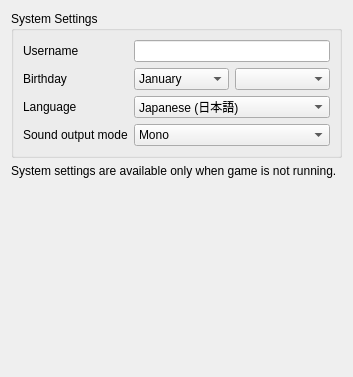
<?xml version="1.0" encoding="UTF-8"?>
<ui version="4.0">
 <class>ConfigureSystem</class>
 <widget class="QWidget" name="ConfigureSystem">
  <property name="geometry">
   <rect>
    <x>0</x>
    <y>0</y>
    <width>300</width>
    <height>377</height>
   </rect>
  </property>
  <property name="windowTitle">
   <string>Form</string>
  </property>
  <layout class="QHBoxLayout" name="horizontalLayout">
   <item>
    <layout class="QVBoxLayout" name="verticalLayout">
     <item>
      <widget class="QGroupBox" name="group_system_settings">
       <property name="title">
        <string>System Settings</string>
       </property>
       <layout class="QGridLayout" name="gridLayout">
        <item row="0" column="0">
         <widget class="QLabel" name="label_username">
          <property name="text">
           <string>Username</string>
          </property>
         </widget>
        </item>
        <item row="0" column="1">
         <widget class="QLineEdit" name="edit_username">
          <property name="sizePolicy">
           <sizepolicy hsizetype="Preferred" vsizetype="Fixed">
            <horstretch>0</horstretch>
            <verstretch>0</verstretch>
           </sizepolicy>
          </property>
         </widget>
        </item>
        <item row="1" column="0">
         <widget class="QLabel" name="label_birthday">
          <property name="text">
           <string>Birthday</string>
          </property>
         </widget>
        </item>
        <item row="1" column="1">
         <layout class="QHBoxLayout" name="horizontalLayout_birthday2">
          <item>
           <widget class="QComboBox" name="combo_birthmonth">
            <item>
             <property name="text">
              <string>January</string>
             </property>
            </item>
            <item>
             <property name="text">
              <string>February</string>
             </property>
            </item>
            <item>
             <property name="text">
              <string>March</string>
             </property>
            </item>
            <item>
             <property name="text">
              <string>April</string>
             </property>
            </item>
            <item>
             <property name="text">
              <string>May</string>
             </property>
            </item>
            <item>
             <property name="text">
              <string>June</string>
             </property>
            </item>
            <item>
             <property name="text">
              <string>July</string>
             </property>
            </item>
            <item>
             <property name="text">
              <string>August</string>
             </property>
            </item>
            <item>
             <property name="text">
              <string>September</string>
             </property>
            </item>
            <item>
             <property name="text">
              <string>October</string>
             </property>
            </item>
            <item>
             <property name="text">
              <string>November</string>
             </property>
            </item>
            <item>
             <property name="text">
              <string>December</string>
             </property>
            </item>
           </widget>
          </item>
          <item>
           <widget class="QComboBox" name="combo_birthday"/>
          </item>
         </layout>
        </item>
        <item row="2" column="0">
         <widget class="QLabel" name="label_language">
          <property name="text">
           <string>Language</string>
          </property>
         </widget>
        </item>
        <item row="2" column="1">
         <widget class="QComboBox" name="combo_language">
          <item>
           <property name="text">
            <string>Japanese (日本語)</string>
           </property>
          </item>
          <item>
           <property name="text">
            <string>English</string>
           </property>
          </item>
          <item>
           <property name="text">
            <string>French (français)</string>
           </property>
          </item>
          <item>
           <property name="text">
            <string>German (Deutsch)</string>
           </property>
          </item>
          <item>
           <property name="text">
            <string>Italian (italiano)</string>
           </property>
          </item>
          <item>
           <property name="text">
            <string>Spanish (español)</string>
           </property>
          </item>
          <item>
           <property name="text">
            <string>Simplified Chinese (简体中文)</string>
           </property>
          </item>
          <item>
           <property name="text">
            <string>Korean (한국어)</string>
           </property>
          </item>
          <item>
           <property name="text">
            <string>Dutch (Nederlands)</string>
           </property>
          </item>
          <item>
           <property name="text">
            <string>Portuguese (português)</string>
           </property>
          </item>
          <item>
           <property name="text">
            <string>Russian (Русский)</string>
           </property>
          </item>
          <item>
           <property name="text">
            <string>Traditional Chinese (正體中文)</string>
           </property>
          </item>
         </widget>
        </item>
        <item row="3" column="0">
         <widget class="QLabel" name="label_sound">
          <property name="text">
           <string>Sound output mode</string>
          </property>
         </widget>
        </item>
        <item row="3" column="1">
         <widget class="QComboBox" name="combo_sound">
          <item>
           <property name="text">
            <string>Mono</string>
           </property>
          </item>
          <item>
           <property name="text">
            <string>Stereo</string>
           </property>
          </item>
          <item>
           <property name="text">
            <string>Surround</string>
           </property>
          </item>
         </widget>
        </item>
       </layout>
      </widget>
     </item>
     <item>
      <widget class="QLabel" name="label_disable_info">
       <property name="text">
        <string>System settings are available only when game is not running.</string>
       </property>
       <property name="wordWrap">
        <bool>true</bool>
       </property>
      </widget>
     </item>
     <item>
      <spacer name="verticalSpacer">
       <property name="orientation">
        <enum>Qt::Vertical</enum>
       </property>
       <property name="sizeHint" stdset="0">
        <size>
         <width>20</width>
         <height>40</height>
        </size>
       </property>
      </spacer>
     </item>
    </layout>
   </item>
  </layout>
 </widget>
 <resources/>
 <connections/>
</ui>
